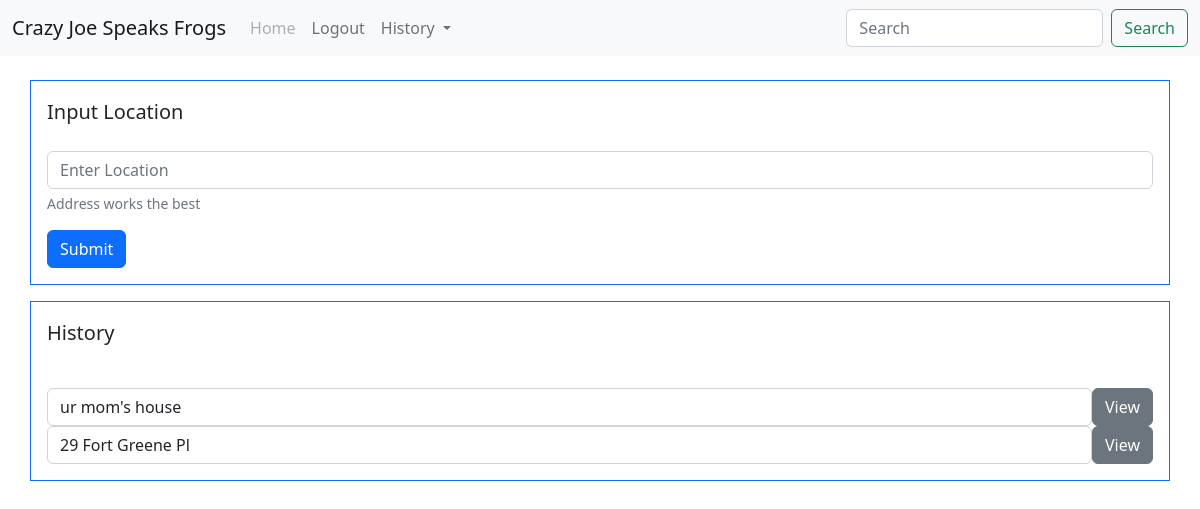
The app's page /home (signed in), older data.
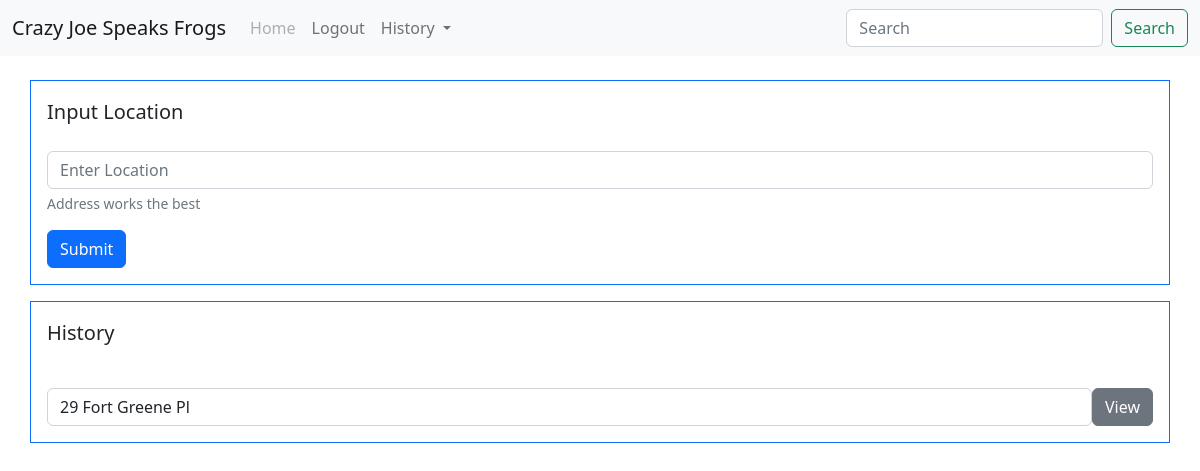
The same page, newer data.
### tables this page shows
CREATE TABLE pastSearches (username TEXT NOT NULL, pastSearch TEXT NOT NULL);

### app/__init__.py (the view)
@app.route("/home", methods=['GET'])
def home():
    if "username" not in session:
        return redirect(url_for("login"))
    return render_template("home.html", past_searches=db.past_searches_for_user(session['username'])[::-1], user = session['username'])

### app/db.py (called while the page is built)
def past_searches_for_user(username): #for printing all users and past searches
    db = sqlite3.connect(DB_FILE, check_same_thread=False)
    c = db.cursor()
    results = c.execute("SELECT * FROM pastSearches WHERE username = ?;", (username, )).fetchall()
    db.close()
    return results

### app/templates/home.html (shortened to what this page needs)
<!doctype html>
<html lang="en">
<head>
  <link href="https://cdn.jsdelivr.net/npm/bootstrap@5.2.3/dist/css/bootstrap.min.css" rel="stylesheet"
>
</head>
<body>
  <nav class="navbar navbar-expand-lg bg-light">
    <div class="container-fluid">
      <a class="navbar-brand" href="/">Crazy Joe Speaks Frogs</a>
      <div class="collapse navbar-collapse" id="navbarScroll">
        <ul class="navbar-nav me-auto my-2 my-lg-0 navbar-nav-scroll" style="--bs-scroll-height: 100px;">
          <li class="nav-item">
            <a class="nav-link disabled" href="/home">Home</a>
          </li>
          <li class="nav-item">
            <a class="nav-link" href="/logout">Logout</a>
          </li>
          <li class="nav-item dropdown">
            <a class="nav-link dropdown-toggle" href="#" role="button" data-bs-toggle="dropdown" aria-expanded="false">
              History
            </a>
          </li>
        </ul>
        <form class="d-flex" role="search" action="/dashboard" method="post">
          <input class="form-control me-2" type="search" placeholder="Search" name="location" aria-label="Search">
          <button class="btn btn-outline-success" type="submit">Search</button>
        </form>
      </div>
    </div>
  </nav>
  <br>
  <form class="container border border-primary p-3 mb-3" action="/dashboard" method="post">
    <div class="mb-3">
      <label for="exampleInput1" class="form-label"><p class="lead">Input Location</p></label>
      <input class="form-control" id="location" type="text" placeholder="Enter Location" name="location">
      <div id="emailHelp" class="form-text">Address works the best</div>
    </div>
    <button type="submit" class="btn btn-primary" type="submit" value="#563d7c">Submit</button>
  </form>
  <div class="container border border-primary p-3 mb-3">
    <p class="lead">History</p>
    <br>
    {% for i in past_searches %}
    <form class="d-flex" action="/dashboard" method="post">
      <input class="form-control" class="w-25" id="location" name="location" value="{{i[1]}}">
      <button class="btn btn-secondary ms-auto" type="submit">View</button>
    </form>
    {% endfor %}
  </div>
</body>
</html>

Row changes from the older to the newer data that the page shows:
no longer on this page (row edited): pastSearches: location "ur mom's house"
